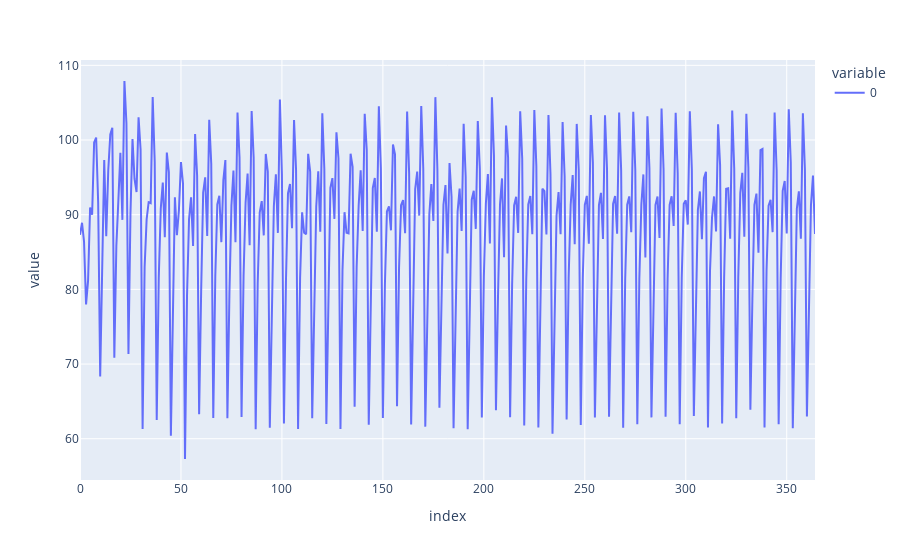

Notebook code for this chart:
### Code cell
pd.DataFrame(modelo.predict_n_future_values('knr', X_test[-1], 365)).plot()

### Figure 1 — Plotly figure (JSON) as saved in the notebook; plotly's stock layout.template omitted (floating-point values rounded to 4 significant figures; data arrays with more than 128 entries replaced by an {"elided": "..."} marker saying what was removed)
{"data": [{"hovertemplate": "variable=0<br>index=%{x}<br>value=%{y}<extra></extra>", "legendgroup": "0", "line": {"color": "#636efa", "dash": "solid"}, "marker": {"symbol": "circle"}, "mode": "lines", "name": "0", "orientation": "v", "showlegend": true, "type": "scatter", "x": {"elided": "365 int values"}, "xaxis": "x", "y": {"elided": "365 float values"}, "yaxis": "y"}], "layout": {"legend": {"title": {"text": "variable"}, "tracegroupgap": 0}, "margin": {"t": 60}, "xaxis": {"anchor": "y", "domain": [0, 1], "title": {"text": "index"}}, "yaxis": {"anchor": "x", "domain": [0, 1], "title": {"text": "value"}}}}
